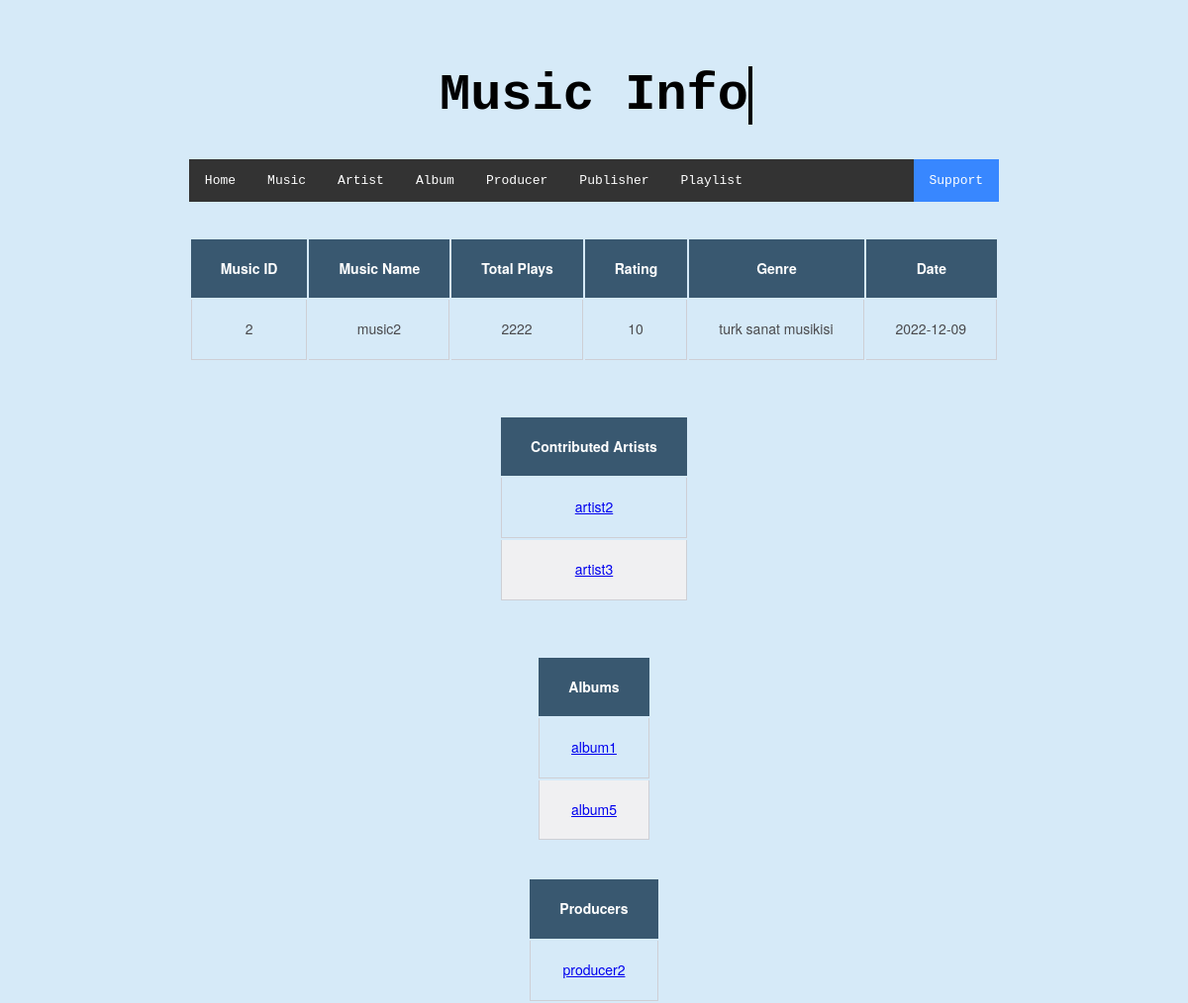
Page /codes_CS306_PROJECT_STEP4/306project/musicinfo.php?id=2 on the committed database.
### tables this page shows
CREATE TABLE `music` (
  `music_id` int(11) NOT NULL,
  `music_name` varchar(50) DEFAULT NULL,
  `total_plays` int(11) DEFAULT NULL,
  `music_rating` float DEFAULT NULL,
  `music_genre` varchar(50) DEFAULT NULL,
  `music_date` date DEFAULT NULL
);

CREATE TABLE `creating` (
  `a_id` int(11) NOT NULL,
  `music_id` int(11) NOT NULL
);

CREATE TABLE `artist` (
  `a_id` int(11) NOT NULL,
  `a_name` varchar(55) DEFAULT NULL,
  `a_genre` varchar(55) DEFAULT NULL,
  `a_mnth_listeners` int(11) DEFAULT NULL,
  `a_most_popular_song` varchar(100) DEFAULT NULL
);

CREATE TABLE `contains` (
  `music_id` int(11) NOT NULL,
  `album_id` int(11) NOT NULL,
  `song_number` int(11) DEFAULT NULL
);

CREATE TABLE `album` (
  `album_id` int(11) NOT NULL,
  `album_name` varchar(255) DEFAULT NULL,
  `mnth_listening` int(11) DEFAULT NULL,
  `album_rating` double DEFAULT NULL,
  `album_genre` varchar(255) DEFAULT NULL,
  `album_date` date DEFAULT NULL
);

CREATE TABLE `produces` (
  `music_id` int(11) NOT NULL,
  `producer_id` int(11) NOT NULL,
  `produce_date` date DEFAULT NULL
);

CREATE TABLE `producer` (
  `producer_id` int(11) NOT NULL,
  `prdoucer_name` varchar(255) DEFAULT NULL,
  `producer_rating` double DEFAULT NULL
);

### codes_CS306_PROJECT_STEP4/306project/musicinfo.php (the view, shortened to what this page needs)
<!DOCTYPE html>
<html>
  <p><font face = "courier" size = "2" color = "#000000">
  <head>
  </head>
</html>
<body>
  <div class="content">
<center>
    <h1 class="text"> Music Info</h1>
    <ul>
    <li><a href="welcome.php">Home</a></li>
    <li><a href="music_page.php">Music</a></li>
    <li><a href="artist_page.php">Artist</a></li>
    <li><a href="album_page.php">Album</a></li>
    <li><a href="producer_page.php">Producer</a></li>
    <li><a href="publisher_page.php">Publisher</a></li>
    <li><a href="playlist_page.php">Playlist</a></li>
    <li style="float:right"><a class="active" href="support.php">Support</a></li>
    </ul>
</center>
<?php
include "config.php";
$music_id = $_GET["id"];
$sql_statement = "SELECT * FROM music WHERE music_id ='$music_id'";
$result = mysqli_query($db, $sql_statement);
while($row = mysqli_fetch_assoc($result)) {
    include "music_info_table.php";
    $sql_statement = "SELECT * FROM creating NATURAL JOIN artist WHERE music_id ='$music_id'";
    $result = mysqli_query($db, $sql_statement);
    while($row = mysqli_fetch_assoc($result)) {
        include "creating_table.php";
        }
        $sql_statement = "SELECT * FROM contains NATURAL JOIN album WHERE music_id ='$music_id'";
        $result = mysqli_query($db, $sql_statement);
        while($row = mysqli_fetch_assoc($result)) {
            include "contains_table.php";
            }
  }
?>
<html\>
<table id= "example" class= "platform_info_table" style= "width: %100">
<thead>
        <tr>
            <th scope="col"> Producers </th>
            <br>
        </tr>
    </thead>
    <tbody>
    <html\>
<?php
include "config.php";
$music_id = $_GET["id"];
$sql_statement = "SELECT * FROM music WHERE music_id ='$music_id'";
$result = mysqli_query($db, $sql_statement);
while($row = mysqli_fetch_assoc($result)) {
    $sql_statement = "SELECT * FROM produces NATURAL JOIN producer WHERE music_id ='$music_id'";
    $result = mysqli_query($db, $sql_statement);
    while($row = mysqli_fetch_assoc($result)) {
        $producer=$row['prdoucer_name'];
        $producer_id= $row['producer_id'];
        echo "  <tr><td><a href='producer_info.php?id=$producer_id'> $producer </a></td>
        <br>";
        }
    }
?>

### codes_CS306_PROJECT_STEP4/306project/music_info_table.php (shortened to what this page needs)
<html\>
<table id= "example" class= "music_info_table" style= "width: %100">
<thead>
        <tr>
            <th scope="col"> Music ID </th>
            <th scope="col">Music Name  </th>
            <th scope="col">Total Plays  </th>
            <th scope="col">Rating</th>
            <th scope="col">Genre</th>
            <th scope="col">Date</th>
            <br>
        </tr>
    </thead>
    <tbody>
    <html\>
    <?php
include "config.php";
$music_id = $_GET["id"];
$sql_statement = "SELECT * FROM music WHERE music_id ='$music_id'";
$result = mysqli_query($db, $sql_statement);
while($row = mysqli_fetch_assoc($result)) {
    $music_id = $row['music_id'];
    $music_name = $row['music_name'];
    $total_plays = $row['total_plays'];
    $music_rating = $row['music_rating'];
    $music_genre = $row['music_genre'];
    $music_date = $row['music_date'];
    echo "
    <td>$music_id</td>
    <td>$music_name</td>
    <td>$total_plays</td>
    <td>$music_rating</td>
    <td>$music_genre</td>
    <td>$music_date</td>
    <br>   " ;
}

### codes_CS306_PROJECT_STEP4/306project/creating_table.php (shortened to what this page needs)
<html\>
<table id= "example" class= "platform_info_table" style= "width: %100">
<thead>
        <tr>
            <th scope="col"> Contributed Artists </th>
            <br>
        </tr>
    </thead>
    <tbody>
    <html\>
<?php
include "config.php";
$music_id = $_GET["id"];
$sql_statement = "SELECT * FROM music WHERE music_id ='$music_id'";
$result = mysqli_query($db, $sql_statement);
while($row = mysqli_fetch_assoc($result)) {
    $sql_statement = "SELECT * FROM creating NATURAL JOIN artist WHERE music_id ='$music_id'";
    $result = mysqli_query($db, $sql_statement);
    while($row = mysqli_fetch_assoc($result)) {
        $artist=$row['a_name'];
        $artist_id = $row['a_id'];
        echo "  <tr><td><a href='artist_info.php?id=$artist_id'> $artist </a></td>
        <br>";
        }
}
?>

### codes_CS306_PROJECT_STEP4/306project/contains_table.php (shortened to what this page needs)
<html\>
<table id= "example" class= "platform_info_table" style= "width: %100">
<thead>
        <tr>
            <th scope="col"> Albums </th>
            <br>
        </tr>
    </thead>
    <tbody>
    <html\>
<?php
include "config.php";
$music_id = $_GET["id"];
$sql_statement = "SELECT * FROM music WHERE music_id ='$music_id'";
$result = mysqli_query($db, $sql_statement);
while($row = mysqli_fetch_assoc($result)) {
    $sql_statement = "SELECT * FROM contains NATURAL JOIN album WHERE music_id ='$music_id'";
    $result = mysqli_query($db, $sql_statement);
    while($row = mysqli_fetch_assoc($result)) {
        $album=$row['album_name'];
        $album_id = $row['album_id'];
        echo "  <tr><td><a href='album_info.php?id=$album_id'> $album </a></td>
        <br>";
        }
    }
?>

### codes_CS306_PROJECT_STEP4/306project/musicinfo.php (style rules this page uses)
body { margin: 0; font-family: "Source Sans Pro", sans-serif ; min-height: 100vh; display: grid; place-content: center; text-align: center; background: #d6eaf8; }
ul { list-style-type: none; margin: 0; padding: 0; overflow: hidden; background-color: #333; position: -webkit-sticky; position: sticky; top: 0; }
li { float: left; }
li a { display: block; color: white; text-align: center; padding: 14px 16px; text-decoration: none; }
.active { background-color: #3887FF; }
.content { max-width: 1200px; margin: auto; background: #D6EAF8; padding: auto; }
h1 { font-size: clamp(1rem, 3vw + 1rem, 4rem); position: relative; font-family: "Source Code Pro", monospace; background: black; -webkit-text-fill-color: transparent; -webkit-background-clip: text; position: relative; width: max-content; }
h1::before, h1::after { content: ""; position: absolute; top: 0; right: 0; bottom: 0; left:0; }
h1::before { background: #d6eaf8; animation: typewriter 6s steps(19) 1s forwards; }
h1::after { width: 0.070em; background: black; animation: typewriter 6s steps(19) 1s forwards, blink 750ms steps(19) infinite; }
table { border-collapse: separate; border-spacing: 3; color: #4a4a4d; font: 14px/1.4 "Helvetica Neue", Helvetica, Arial, sans-serif; }
.music_info_table { margin-left:auto; margin-right: auto; }
th, td { padding: 20px 30px; vertical-align: middle; }
thead { background: #395870; color: #fff; }
th:first-child { text-align: center; }
tbody tr:nth-child(even) { background: #f0f0f2; }
td { border-bottom: 1px solid #cecfd5; border-right: 1px solid #cecfd5; }
td:first-child { border-left: 1px solid #cecfd5; }

### codes_CS306_PROJECT_STEP4/306project/music_info_table.php (style rules this page uses)
table { border-collapse: separate; border-spacing: 3; color: #4a4a4d; font: 14px/1.4 "Helvetica Neue", Helvetica, Arial, sans-serif; }
.music_info_table { margin-left:auto; margin-right: auto; }
th, td { padding: 20px 30px; vertical-align: middle; }
thead { background: #395870; color: #fff; }
th:first-child { text-align: center; }
tbody tr:nth-child(even) { background: #f0f0f2; }
td { border-bottom: 1px solid #cecfd5; border-right: 1px solid #cecfd5; }
td:first-child { border-left: 1px solid #cecfd5; }

### codes_CS306_PROJECT_STEP4/306project/creating_table.php (style rules this page uses)
table { border-collapse: separate; border-spacing: 3; color: #4a4a4d; font: 14px/1.4 "Helvetica Neue", Helvetica, Arial, sans-serif; }
.platform_info_table { margin-left:auto; margin-right: auto; }
th, td { padding: 20px 30px; vertical-align: middle; }
thead { background: #395870; color: #fff; }
th:first-child { text-align: center; }
tbody tr:nth-child(even) { background: #f0f0f2; }
td { border-bottom: 1px solid #cecfd5; border-right: 1px solid #cecfd5; }
td:first-child { border-left: 1px solid #cecfd5; }

### codes_CS306_PROJECT_STEP4/306project/contains_table.php (style rules this page uses)
table { border-collapse: separate; border-spacing: 3; color: #4a4a4d; font: 14px/1.4 "Helvetica Neue", Helvetica, Arial, sans-serif; }
.platform_info_table { margin-left:auto; margin-right: auto; }
th, td { padding: 20px 30px; vertical-align: middle; }
thead { background: #395870; color: #fff; }
th:first-child { text-align: center; }
tbody tr:nth-child(even) { background: #f0f0f2; }
td { border-bottom: 1px solid #cecfd5; border-right: 1px solid #cecfd5; }
td:first-child { border-left: 1px solid #cecfd5; }

### rows in the picture
music: music_id "2", music_name "music2", total_plays "2222", music_rating "10", music_genre "turk sanat musikisi", music_date "2022-12-09"
creating: a.a_name "artist2"
creating: a.a_name "artist3"
contains: album.album_name "album1"
contains: album.album_name "album5"
produces: producer.prdoucer_name "producer2"
